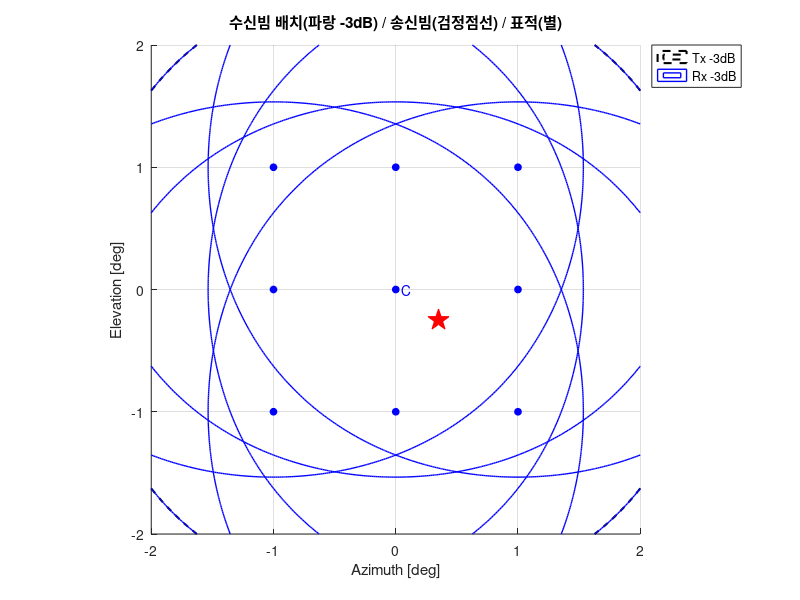
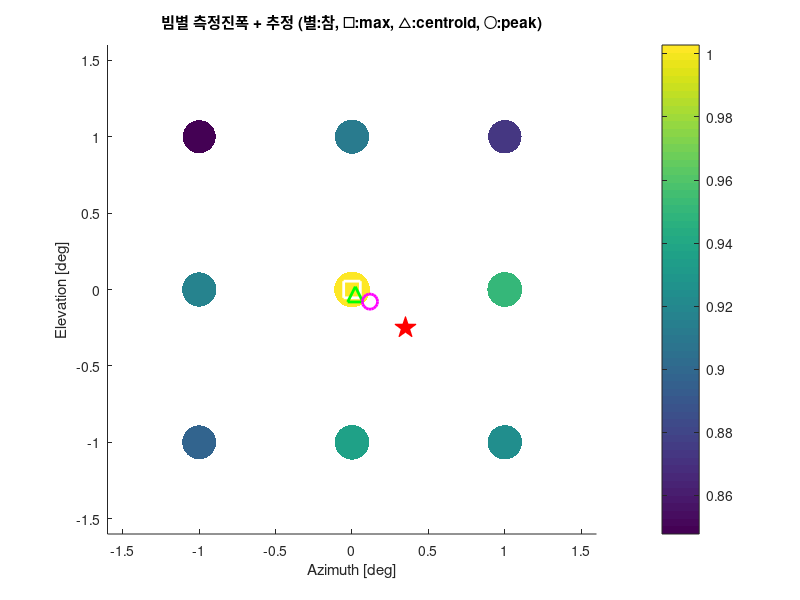
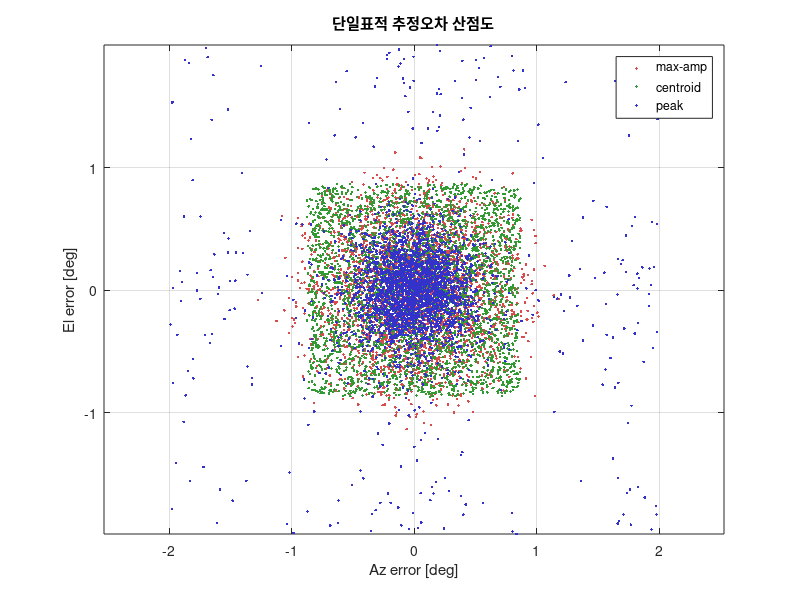

Reproduce these figures in MATLAB, in order. (Note: this script raises an error after producing the figures.)
%% ========================================================================
%  radar_beam_sim.m
%  송신빔 1개 + 수신빔 9개(중앙 1 + 외곽 8, 3x3 사각배치) 레이더 빔 시뮬레이션
% -------------------------------------------------------------------------
%  기능
%   - 각도공간(az/el, deg)에서 안테나 크기/파장 기반 sinc 빔패턴 모의
%   - 표적(위치 az/el, RCS) 모의
%   - 송신이득 x 각 수신빔 이득(2-way) x RCS + 잡음 으로 빔별 신호레벨 생성
%   - 추정 알고리즘 3종 : max-amp / centroiding / 가로,세로 parabolic peak
%   - 단일표적 몬테카를로 추정오차 분석 (RMSE, 산점도, 히스토그램,
%                                       SNR 대비/오프셋 대비 RMSE)
%   - 다중표적 운용 시 추정오차 분석 (표적개수, 표적간격 대비 RMSE)
%
%  실행 : >> radar_beam_sim
%  의존성 : 없음 (sinc 는 로컬함수로 직접 구현, 툴박스 불필요)
%
%  ※ 빔 위치/간격은 아래 cfg 와 make_rx_beams() 에서 자유롭게 수정 가능.
% =========================================================================
function radar_beam_sim
clc; close all; rng(2026);   % 재현성

%% ------------------------- 1) 설정(Config) ------------------------------
cfg.c       = 3e8;            % 광속 [m/s]
cfg.f       = 10e9;          % 주파수 [Hz] (X-band 예시)
cfg.lambda  = cfg.c/cfg.f;   % 파장 [m]

% 안테나 개구면 크기 [m] (가로=az, 세로=el). sinc 패턴의 빔폭을 결정.
cfg.Dtx_az  = 0.30;          % 송신 안테나 가로 크기
cfg.Dtx_el  = 0.30;          % 송신 안테나 세로 크기
cfg.Drx_az  = 0.30;          % 수신 안테나 가로 크기 (각 수신빔 동일 가정)
cfg.Drx_el  = 0.30;          % 수신 안테나 세로 크기

% 수신빔 배치 : 중앙 1 + 외곽 8 (3x3). 간격 조정 가능.
cfg.beam_spacing = 1.0;      % 빔 간격 [deg]  (외곽빔 오프셋)
cfg.tx_point     = [0 0];    % 송신빔 지향각 [az el] (deg)

% 기준 SNR : 중앙빔 보어사이트에 RCS=RCS_ref 표적이 있을 때의 SNR [dB]
cfg.SNR0_dB   = 30;
cfg.RCS_ref   = 1.0;         % 기준 RCS [m^2]
cfg.RCS_def   = 1.0;         % 단일 시나리오 기본 표적 RCS [m^2]

% 몬테카를로 설정
cfg.MC_N      = 3000;        % 시행 횟수
cfg.fov       = cfg.beam_spacing;   % 표적 랜덤 발생 범위 ±fov [deg] (모호성 영역내)

% 수신빔 생성 (위치/인덱스)
[beam, idx] = make_rx_beams(cfg.beam_spacing);

% 빔폭(참고) 출력 : sinc 개구면 -3dB 빔폭 ≈ 0.886*lambda/D
bw_tx = 0.886*cfg.lambda/cfg.Dtx_az*180/pi;
bw_rx = 0.886*cfg.lambda/cfg.Drx_az*180/pi;
fprintf('파장=%.4f m | 송신 -3dB 빔폭 ~%.3f deg | 수신 -3dB 빔폭 ~%.3f deg | 빔간격=%.2f deg\n',...
    cfg.lambda, bw_tx, bw_rx, cfg.beam_spacing);
fprintf('수신빔 %d개 (중앙1 + 외곽8)\n\n', size(beam,1));

%% ----------------- 2) 단일표적 예시 시나리오 + 시각화 -------------------
demo_single_scenario(cfg, beam, idx);

%% ----------------- 3) 단일표적 몬테카를로 오차분석 ----------------------
mc_single_target(cfg, beam, idx);

%% ----------------- 4) 다중표적 운용 오차분석 ---------------------------
mc_multi_target(cfg, beam, idx);

fprintf('\n완료. 생성된 Figure 들을 확인하세요.\n');
end


%% ========================================================================
%  수신빔 배치 생성 : 중앙 1 + 외곽 8 (3x3 사각배치)
%  반환 : beam(Nx2) = [az el] (deg),  idx 구조체(center/E/W/N/S)
%  ── 빔 위치를 임의로 바꾸고 싶으면 아래 beam 행렬을 직접 수정.
% ========================================================================
function [beam, idx] = make_rx_beams(s)
% 3x3 격자 : 위(+el)부터 아래, 좌(-az)에서 우 순서
az = [-s 0 s];
el = [ s 0 -s];
beam = zeros(9,2); k = 0;
for ie = 1:3
    for ia = 1:3
        k = k+1;
        beam(k,:) = [az(ia) el(ie)];
    end
end
% 추정에 쓰는 십자(cross) 인덱스 찾기 (parabolic peak 용)
idx.C = find_beam(beam, [ 0  0]);   % 중앙
idx.E = find_beam(beam, [ s  0]);   % 동(+az)
idx.W = find_beam(beam, [-s  0]);   % 서(-az)
idx.N = find_beam(beam, [ 0  s]);   % 북(+el)
idx.S = find_beam(beam, [ 0 -s]);   % 남(-el)
idx.spacing = s;
end

function k = find_beam(beam, p)
[~,k] = min(sum((beam - p).^2,2));
end


%% ========================================================================
%  sinc 기반 직사각 개구면 안테나 전력패턴 (one-way, 선형, 피크=1)
%  daz,del : 빔 보어사이트 기준 각도오차 [deg]
% ========================================================================
function G = antenna_pattern(daz, del, Daz, Del, lambda)
ua = (Daz/lambda).*sind(daz);
ue = (Del/lambda).*sind(del);
G  = (mysinc(ua).*mysinc(ue)).^2;   % 전력 = (전압패턴)^2
end

function y = mysinc(x)
% 정규화 sinc = sin(pi x)/(pi x), x=0 -> 1
y = ones(size(x));
n = (x~=0);
y(n) = sin(pi*x(n))./(pi*x(n));
end


%% ========================================================================
%  빔별 측정 신호 생성
%  targets : K x 3 = [az el RCS]
%  반환 amp : N x 1 (각 수신빔의 측정 진폭, 잡음포함)
% ========================================================================
function amp = gen_beam_signals(targets, cfg, beam)
N = size(beam,1);
Vsig = zeros(N,1);

% 기준전력 Pref=1 기준 잡음전력
Pref       = 1.0;
noisePow   = Pref / 10^(cfg.SNR0_dB/10);
noiseSigma = sqrt(noisePow/2);   % I,Q 각 채널 표준편차

for t = 1:size(targets,1)
    tAz = targets(t,1); tEl = targets(t,2); rcs = targets(t,3);
    phi = 2*pi*rand;             % 표적별 임의 위상 (독립 산란체)

    % 송신 이득 (송신빔 지향각 기준)
    Gtx = antenna_pattern(tAz-cfg.tx_point(1), tEl-cfg.tx_point(2), ...
                          cfg.Dtx_az, cfg.Dtx_el, cfg.lambda);

    for b = 1:N
        Grx = antenna_pattern(tAz-beam(b,1), tEl-beam(b,2), ...
                              cfg.Drx_az, cfg.Drx_el, cfg.lambda);
        Prx = Pref * Gtx * Grx * (rcs/cfg.RCS_ref);   % 2-way 상대 수신전력
        Vsig(b) = Vsig(b) + sqrt(Prx)*exp(1i*phi);    % 전압 합산
    end
end

% 열잡음 추가 후 진폭(포락선) 측정
noise = noiseSigma*(randn(N,1)+1i*randn(N,1));
amp   = abs(Vsig + noise);
end


%% ========================================================================
%  추정 알고리즘 3종.  est = [az el] (deg)
% ========================================================================
% (1) Max amplitude : 최대 진폭 빔의 위치
function est = estimate_maxamp(amp, beam)
[~,k] = max(amp);
est = beam(k,:);
end

% (2) Centroiding : 전력가중 무게중심 (전 빔)
function est = estimate_centroid(amp, beam)
p = amp.^2;                     % 전력 가중
% 잡음바닥 영향 완화를 위해 최대전력 대비 임계치 이하 제거
p = max(p - 0.05*max(p), 0);
if sum(p)==0, est = [0 0]; return; end
est = [sum(p.*beam(:,1)) sum(p.*beam(:,2))] / sum(p);
end

% (3) Peak estimation : 가로(W,C,E)/세로(S,C,N) 3점 포물선 보간
function est = estimate_peak(amp, beam, idx)
p  = amp.^2;
s  = idx.spacing;
% 가로(az)
daz = parabolic_offset(p(idx.W), p(idx.C), p(idx.E));
% 세로(el)
del = parabolic_offset(p(idx.S), p(idx.C), p(idx.N));
estAz = beam(idx.C,1) + daz*s;   % S->C->N 순(=-el->+el)이므로 동일부호
estEl = beam(idx.C,2) + del*s;
est = [estAz estEl];
end

function d = parabolic_offset(yL, yC, yR)
% 3점 포물선 정점 오프셋 (-1..1), +방향(R)쪽이 양수
den = (yL - 2*yC + yR);
if abs(den) < eps
    d = 0;
else
    d = 0.5*(yL - yR)/den;
end
d = max(min(d,1),-1);            % 격자 밖으로 발산 방지
end


%% ========================================================================
%  단일표적 예시 시나리오 + 빔패턴/진폭/추정결과 시각화
% ========================================================================
function demo_single_scenario(cfg, beam, idx)
tgt = [0.35, -0.25, cfg.RCS_def];     % 예시 표적 [az el RCS]
amp = gen_beam_signals(tgt, cfg, beam);

eM = estimate_maxamp(amp, beam);
eC = estimate_centroid(amp, beam);
eP = estimate_peak(amp, beam, idx);

fprintf('[예시 시나리오] 참 표적=(%.3f, %.3f) deg\n', tgt(1), tgt(2));
fprintf('   max-amp  : (%.3f, %.3f)  err=%.3f deg\n', eM, norm(eM-tgt(1:2)));
fprintf('   centroid : (%.3f, %.3f)  err=%.3f deg\n', eC, norm(eC-tgt(1:2)));
fprintf('   peak     : (%.3f, %.3f)  err=%.3f deg\n\n', eP, norm(eP-tgt(1:2)));

% --- Fig1 : 빔패턴(-3dB 윤곽) + 빔중심 + 표적 ---
figure('Name','Fig1 빔배치/빔패턴','Color','w');
g = linspace(-2*cfg.beam_spacing, 2*cfg.beam_spacing, 241);
[AZ,EL] = meshgrid(g,g);
hold on;
% 송신빔 -3dB
Gt = antenna_pattern(AZ-cfg.tx_point(1), EL-cfg.tx_point(2), cfg.Dtx_az,cfg.Dtx_el,cfg.lambda);
contour(AZ,EL,10*log10(Gt+eps),[-3 -3],'k--','LineWidth',1.5);
% 각 수신빔 -3dB
for b = 1:size(beam,1)
    Gr = antenna_pattern(AZ-beam(b,1), EL-beam(b,2), cfg.Drx_az,cfg.Drx_el,cfg.lambda);
    contour(AZ,EL,10*log10(Gr+eps),[-3 -3],'b','LineWidth',1.0);
end
plot(beam(:,1),beam(:,2),'bo','MarkerFaceColor','b','MarkerSize',5);
plot(tgt(1),tgt(2),'rp','MarkerFaceColor','r','MarkerSize',16);
text(beam(idx.C,1),beam(idx.C,2),'  C','Color','b');
axis equal; grid on; xlabel('Azimuth [deg]'); ylabel('Elevation [deg]');
title('수신빔 배치(파랑 -3dB) / 송신빔(검정점선) / 표적(별)');
legend('Tx -3dB','Rx -3dB','location','northeastoutside');

% --- Fig2 : 빔별 측정진폭(빔위치에 색/크기 표시) + 추정결과 ---
figure('Name','Fig2 빔진폭/추정','Color','w');
sc = 60 + 600*(amp/max(amp));        % 진폭 비례 마커크기
scatter(beam(:,1),beam(:,2),sc,amp,'filled'); hold on;
colorbar; axis equal;
xlim([-1.6 1.6]*cfg.beam_spacing); ylim([-1.6 1.6]*cfg.beam_spacing);
plot(tgt(1),tgt(2),'rp','MarkerFaceColor','r','MarkerSize',16);
plot(eM(1),eM(2),'ws','MarkerSize',12,'LineWidth',2);
plot(eC(1),eC(2),'g^','MarkerSize',11,'LineWidth',2);
plot(eP(1),eP(2),'mo','MarkerSize',11,'LineWidth',2);
xlabel('Azimuth [deg]'); ylabel('Elevation [deg]');
title('빔별 측정진폭 + 추정 (별:참, □:max, △:centroid, ○:peak)');
end


%% ========================================================================
%  단일표적 몬테카를로 오차분석
% ========================================================================
function mc_single_target(cfg, beam, idx)
N = cfg.MC_N; f = cfg.fov;
true_pos = (2*rand(N,2)-1)*f;            % ±fov 내 균일분포
err = struct('max',zeros(N,2),'cen',zeros(N,2),'pk',zeros(N,2));

for n = 1:N
    tgt = [true_pos(n,:) cfg.RCS_def];
    amp = gen_beam_signals(tgt, cfg, beam);
    err.max(n,:) = estimate_maxamp(amp,beam)      - true_pos(n,:);
    err.cen(n,:) = estimate_centroid(amp,beam)    - true_pos(n,:);
    err.pk (n,:) = estimate_peak(amp,beam,idx)    - true_pos(n,:);
end

rmse = @(e) sqrt(mean(sum(e.^2,2)));     % 2D 합성 RMSE
fprintf('[단일표적 MC, N=%d, SNR0=%ddB] 합성 RMSE [deg]\n',N,cfg.SNR0_dB);
fprintf('   max-amp =%.4f | centroid=%.4f | peak=%.4f\n\n',...
    rmse(err.max), rmse(err.cen), rmse(err.pk));

% --- Fig3 : 오차 산점도 ---
figure('Name','Fig3 오차 산점도','Color','w');
plot(err.max(:,1),err.max(:,2),'.','Color',[.85 .3 .3]); hold on;
plot(err.cen(:,1),err.cen(:,2),'.','Color',[.2 .6 .2]);
plot(err.pk (:,1),err.pk (:,2),'.','Color',[.2 .2 .8]);
axis equal; grid on; xlabel('Az error [deg]'); ylabel('El error [deg]');
title('단일표적 추정오차 산점도'); legend('max-amp','centroid','peak');

% --- Fig4 : 오차 히스토그램(합성거리) ---
figure('Name','Fig4 오차 히스토그램','Color','w');
em = sqrt(sum(err.max.^2,2)); ec = sqrt(sum(err.cen.^2,2)); ep = sqrt(sum(err.pk.^2,2));
edges = linspace(0, max([em;ec;ep]), 40);
histogram(em,edges,'FaceAlpha',.4); hold on;
histogram(ec,edges,'FaceAlpha',.4);
histogram(ep,edges,'FaceAlpha',.4);
grid on; xlabel('|오차| [deg]'); ylabel('빈도');
title('추정오차 크기 분포'); legend('max-amp','centroid','peak');

% --- Fig5 : SNR 대비 RMSE ---
snr_list = 0:5:40;
R = zeros(numel(snr_list),3);
cfg2 = cfg; cfg2.MC_N = max(800, round(cfg.MC_N/3));
for is = 1:numel(snr_list)
    cfg2.SNR0_dB = snr_list(is);
    R(is,:) = quick_rmse(cfg2, beam, idx);
end
figure('Name','Fig5 SNR 대비 RMSE','Color','w');
plot(snr_list,R(:,1),'-o', snr_list,R(:,2),'-s', snr_list,R(:,3),'-^','LineWidth',1.5);
grid on; xlabel('기준 SNR [dB]'); ylabel('합성 RMSE [deg]');
title('SNR 대비 추정 RMSE'); legend('max-amp','centroid','peak');

% --- Fig6 : 보어사이트 오프셋 대비 RMSE ---
roff = sqrt(sum(true_pos.^2,2));
nb = 8; be = linspace(0, f*sqrt(2), nb+1); bc = (be(1:end-1)+be(2:end))/2;
Rb = nan(nb,3);
for k = 1:nb
    m = roff>=be(k) & roff<be(k+1);
    if nnz(m) > 10
        Rb(k,1)=rmse(err.max(m,:)); Rb(k,2)=rmse(err.cen(m,:)); Rb(k,3)=rmse(err.pk(m,:));
    end
end
figure('Name','Fig6 오프셋 대비 RMSE','Color','w');
plot(bc,Rb(:,1),'-o', bc,Rb(:,2),'-s', bc,Rb(:,3),'-^','LineWidth',1.5);
grid on; xlabel('표적-보어사이트 오프셋 [deg]'); ylabel('합성 RMSE [deg]');
title('표적 위치(오프셋)별 추정 RMSE'); legend('max-amp','centroid','peak');
end

function R = quick_rmse(cfg, beam, idx)
N = cfg.MC_N; f = cfg.fov;
tp = (2*rand(N,2)-1)*f; e = zeros(N,3,2);
for n=1:N
    tgt=[tp(n,:) cfg.RCS_def]; amp=gen_beam_signals(tgt,cfg,beam);
    e(n,1,:)=estimate_maxamp(amp,beam)-tp(n,:);
    e(n,2,:)=estimate_centroid(amp,beam)-tp(n,:);
    e(n,3,:)=estimate_peak(amp,beam,idx)-tp(n,:);
end
R = squeeze(sqrt(mean(sum(e.^2,3),1)))';
end


%% ========================================================================
%  다중표적 운용 오차분석
%   (주의) 단일 빔클러스터(9빔)로는 한 클러스터 내 다중표적의 완전분리가
%   원리적으로 제한됨. 여기서는 (a)표적개수, (b)표적간격 증가에 따른
%   '최강표적' 추정오차 열화를 정량화.
% ========================================================================
function mc_multi_target(cfg, beam, idx)
f = cfg.fov; N = max(800, round(cfg.MC_N/2));

% --- (A) 표적 개수 대비 RMSE (최강표적 기준) ---
Klist = 1:5;
RA = zeros(numel(Klist),3);
for ik = 1:numel(Klist)
    K = Klist(ik); e = zeros(N,3,2);
    for n=1:N
        T = [ (2*rand(K,2)-1)*f , cfg.RCS_def*(0.5+rand(K,1)) ]; % 랜덤 RCS
        amp = gen_beam_signals(T, cfg, beam);
        [~,ks] = max(T(:,3)); ref = T(ks,1:2);  % 최강표적을 평가기준으로
        e(n,1,:)=estimate_maxamp(amp,beam)-ref;
        e(n,2,:)=estimate_centroid(amp,beam)-ref;
        e(n,3,:)=estimate_peak(amp,beam,idx)-ref;
    end
    RA(ik,:)=squeeze(sqrt(mean(sum(e.^2,3),1)))';
end
figure('Name','Fig7 표적개수 대비 RMSE','Color','w');
plot(Klist,RA(:,1),'-o',Klist,RA(:,2),'-s',Klist,RA(:,3),'-^','LineWidth',1.5);
grid on; xlabel('동시 표적 개수'); ylabel('최강표적 합성 RMSE [deg]');
title('다중표적: 표적개수 대비 추정오차'); legend('max-amp','centroid','peak');

% --- (B) 2표적 간격 대비 RMSE (동일 RCS) ---
sep = linspace(0.1, 2.5*cfg.beam_spacing, 12);
RB = zeros(numel(sep),3);
for is = 1:numel(sep)
    d = sep(is); e = zeros(N,3,2);
    for n=1:N
        c0  = (2*rand(1,2)-1)*f*0.4;        % 쌍 중심
        ang = 2*pi*rand;                    % 임의 방향
        off = d/2*[cos(ang) sin(ang)];
        t1 = c0+off; t2 = c0-off;           % 평가기준=t1
        T  = [t1 cfg.RCS_def; t2 cfg.RCS_def];
        amp = gen_beam_signals(T, cfg, beam);
        e(n,1,:)=estimate_maxamp(amp,beam)-t1;
        e(n,2,:)=estimate_centroid(amp,beam)-t1;
        e(n,3,:)=estimate_peak(amp,beam,idx)-t1;
    end
    RB(is,:)=squeeze(sqrt(mean(sum(e.^2,3),1)))';
end
figure('Name','Fig8 2표적 간격 대비 RMSE','Color','w');
plot(sep,RB(:,1),'-o',sep,RB(:,2),'-s',sep,RB(:,3),'-^','LineWidth',1.5);
grid on; xlabel('2표적 각도간격 [deg]'); ylabel('표적1 합성 RMSE [deg]');
title('다중표적: 2표적 간격 대비 추정오차'); legend('max-amp','centroid','peak');

fprintf('[다중표적 MC] 표적개수1->5 RMSE(max/cen/peak):\n');
disp(array2table(RA,'VariableNames',{'maxamp','centroid','peak'},...
     'RowNames',compose('K=%d',Klist)));
end
